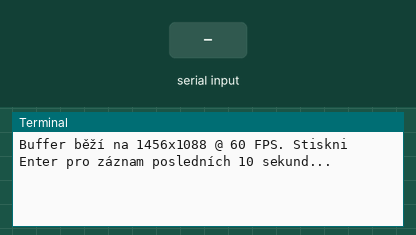
The program below on a simulated Raspberry Pi (BCM pin numbers). Parts: the last lines printed to the terminal. The inputs (shaded band) are chosen by the test bench. The camera gives no picture and a still takes 0.5 s; the clock reads 2024-03-15 10:24:30 at power-on unless the program sets it. At 6.3 s the program stops and its outputs stay as they are.

Above: at 1.2 s.
1.3 s: "5" typed at the terminal, then Enter
At 2.3 s:
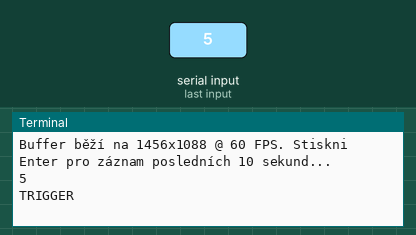
At 7.3 s:
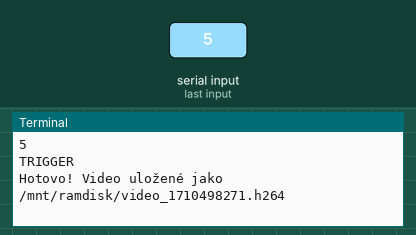

Measured:
- after the input at 1.3 s, the terminal: prints a new line at once (image 1)

The program:

circ.py
```python
import time
from picamera2 import Picamera2
from picamera2.encoders import H264Encoder
from picamera2.outputs import CircularOutput2, FileOutput

# Parametry pro Global Shutter (IMX296)
RES = (1456, 1088)
FPS = 60  # pokud zvládne HW encoder víc, klidně zvyši
BITRATE = 25000000  # hodně vysoký bitrate = minimální komprese

# Inicializace kamery
picam2 = Picamera2()
video_config = picam2.create_video_configuration(
    main={"size": RES, "format": "RGB888"},
    controls={"FrameDurationLimits": (int(1e6 // FPS/2), int(1e6 // FPS))}
)
config = picam2.create_video_configuration(raw={}, encode="raw")
picam2.configure(config)


encoder = H264Encoder(BITRATE)
circ = CircularOutput2(buffer_duration_ms=5000)  # buffer na 10 s (lze upravit)
encoder.output = circ

picam2.start()
picam2.start_encoder(encoder)

print(f"Buffer běží na {RES[0]}x{RES[1]} @ {FPS} FPS. Stiskni Enter pro záznam posledních 10 sekund...")
input()

# Při stisku Enter začne ukládat do souboru (např. 10 s zpět + 0 s po, pokud ihned stopneš)
print("TRIGGER")
filename = f"/mnt/ramdisk/video_{int(time.time())}.h264"
circ.open_output(FileOutput(filename))

time.sleep(5)  # můžeš zde čekat X sekund pro "po triggeru"
circ.close_output()
print(f"Hotovo! Video uložené jako {filename}")

picam2.stop_encoder()
picam2.stop()
```
